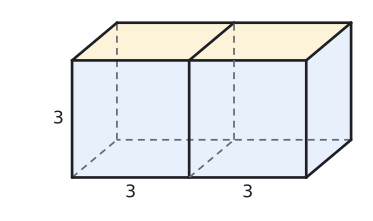

The Python source for this figure:
import sys; sys.path.insert(0, "tools")
from cizim import *

# Eğik izdüşüm: genişlik (x) ve yükseklik (z) gerçek ölçüde, derinlik (y) yarıya kısaltılmış ve 40° eğik.
KD, TETA = 0.5, np.radians(40)
CX, SY = KD * np.cos(TETA), KD * np.sin(TETA)
GOZ = np.array([CX, -1.0, SY])  # bakan göze doğru yön

def P(p):
    x, y, z = p
    return np.array([x + CX * y, z + SY * y])

def prizma(ax, taban, v, renkler=None, lw=2.0):
    """taban: dışbükey çokgenin 3B köşeleri, v: öteleme vektörü (yanal ayrıt). Görünmeyen ayrıtlar kesikli."""
    taban = [np.array(t, float) for t in taban]; v = np.array(v, float); n = len(taban)
    ust = [t + v for t in taban]; merkez = sum(taban) / n + v / 2
    yuzler = [list(range(n)), list(range(n, 2 * n))] + [[i, (i + 1) % n, n + (i + 1) % n, n + i] for i in range(n)]
    kose = taban + ust; gorunur = []
    for y in yuzler:
        a, b, c = kose[y[0]], kose[y[1]], kose[y[2]]
        nor = np.cross(b - a, c - a)
        if np.dot(nor, sum(kose[i] for i in y) / len(y) - merkez) < 0: nor = -nor
        gorunur.append(np.dot(nor, GOZ) > 1e-9)
    renkler = renkler or {}
    for k, y in enumerate(yuzler):
        if k in renkler and gorunur[k]:
            ax.add_patch(patches.Polygon([P(kose[i]) for i in y], closed=True, facecolor=renkler[k], edgecolor="none", zorder=1))
    kenarlar = {}
    for k, y in enumerate(yuzler):
        for j in range(len(y)):
            e = tuple(sorted((y[j], y[(j + 1) % len(y)])))
            kenarlar[e] = kenarlar.get(e, False) or gorunur[k]
    for (i, j), g in kenarlar.items():
        a, b = P(kose[i]), P(kose[j])
        if g: ax.plot([a[0], b[0]], [a[1], b[1]], color=YAZI, lw=lw, zorder=4, solid_capstyle="round")
        else: ax.plot([a[0], b[0]], [a[1], b[1]], color=SOLUK, lw=1.3, ls=(0, (4, 3)), zorder=2)
    return kose

def cizgi(ax, p, q, renk=KIRMIZI, lw=2.4, ls="-", z=5):
    a, b = P(p), P(q); ax.plot([a[0], b[0]], [a[1], b[1]], color=renk, lw=lw, ls=ls, zorder=z)

def yaz(ax, p, s, dx=0.0, dy=0.0, renk=YAZI, boy=13, **kw):
    q = P(p); ax.text(q[0] + dx, q[1] + dy, s, ha=kw.pop("ha", "center"), va=kw.pop("va", "center"), color=renk, fontsize=boy, zorder=7, **kw)

def dik(ax, k, u, w, r=0.4, renk=YAZI):
    k, u, w = np.array(k, float), np.array(u, float), np.array(w, float)
    u = u / np.linalg.norm(u); w = w / np.linalg.norm(w)
    pts = [P(k + r * u), P(k + r * u + r * w), P(k + r * w)]
    ax.plot([p[0] for p in pts], [p[1] for p in pts], color=renk, lw=1.3, zorder=6)


def kup(ax, a, renkler=None, adlar=True, boy=13):
    k = prizma(ax, [(0, 0, 0), (a, 0, 0), (a, a, 0), (0, a, 0)], (0, 0, a), renkler=renkler)
    if adlar:
        s = a / 4
        kay = [(-0.08, -0.07), (0.07, -0.07), (0.08, 0.0), (-0.07, 0.05), (-0.08, 0.0), (0.07, -0.06), (0.06, 0.06), (-0.06, 0.06)]
        for p, ad, (dx, dy) in zip(k, "ABCDEFGH", kay): yaz(ax, p, ad, dx * s * 4, dy * s * 4, boy=boy)
    return k

def izgara(ax, a, n, renk=SOLUK):
    for i in range(1, n):
        t = a * i / n
        for p, q in (((t, 0, 0), (t, 0, a)), ((0, 0, t), (a, 0, t)), ((a, 0, t), (a, a, t)), ((a, t, 0), (a, t, a)), ((t, 0, a), (t, a, a)), ((0, t, a), (a, t, a))):
            cizgi(ax, p, q, renk=renk, lw=0.9, z=3)

# Ayrıtı 3 olan iki küp yüz yüze yapıştırılmış: 6 × 3 × 3 dikdörtgenler prizması
a = 3
fig, ax = sekil(4.8, 3.0)
prizma(ax, [(0, 0, 0), (2 * a, 0, 0), (2 * a, a, 0), (0, a, 0)], (0, 0, a), renkler={1: SARI_ACIK, 2: MAVI_ACIK, 3: MAVI_ACIK})
cizgi(ax, (a, 0, 0), (a, 0, a), renk=YAZI, lw=2.0)
cizgi(ax, (a, 0, a), (a, a, a), renk=YAZI, lw=2.0)
cizgi(ax, (a, 0, 0), (a, a, 0), renk=SOLUK, lw=1.3, ls=(0, (4, 3)))
cizgi(ax, (a, a, 0), (a, a, a), renk=SOLUK, lw=1.3, ls=(0, (4, 3)))
yaz(ax, (a / 2, 0, 0), "3", dy=-0.13 * a)
yaz(ax, (1.5 * a, 0, 0), "3", dy=-0.13 * a)
yaz(ax, (0, 0, a / 2), "3", dx=-0.07 * a, ha="right")
ax.set_xlim(-0.55 * a, 2.5 * a); ax.set_ylim(-0.3 * a, 1.45 * a)
ax.set_aspect("equal"); ax.axis("off")
kaydet(fig, __file__)
